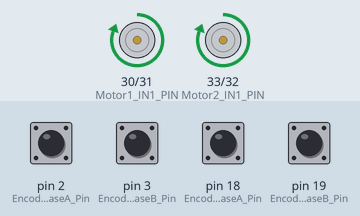
Simulated run of this sketch. Board: Arduino Leonardo, built for the host (arithmetic inside an expression is 32-bit, double 64-bit). Parts: motor-driver pin pairs drawn as motors (green arrow = first pin HIGH = forward, orange = second pin HIGH = backward, longer = more drive, scaled by the enable pin). Inputs (shaded band) come from the test bench; at power-on: pin 2 (Encoder1_PhaseA_Pin), pin 3 (Encoder1_PhaseB_Pin), pin 18 (Encoder2_PhaseA_Pin), pin 19 (Encoder2_PhaseB_Pin) HIGH. What the sketch prints to the serial monitor is not drawn.

Above: at 0.2 s.
Timing chart, 0 to 1.7 s (numbered marks = the images above):
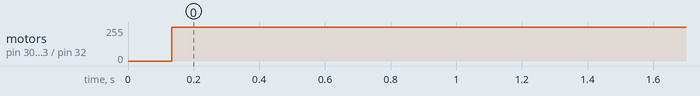

Measured:
- by itself, motor on pin 30 (Motor1_IN1_PIN) / pin 31 (Motor1_IN2_PIN), motor on pin 33 (Motor2_IN1_PIN) / pin 32 (Motor2_IN2_PIN): stopped → forward 255/255 at 0.13 s

The sketch:

Task1_ConnectionCheck.ino
```cpp
#include "InterruptAndTimerSetup.h"
float MotorSpeedCalculationLowPassFactor = 0.5;
//////////////////////////////////////Parameters for DC Motor 1/////////////////////////////////////
#define Motor1_ENA_PIN 45
#define Motor1_IN1_PIN 30
#define Motor1_IN2_PIN 31
DC_Motor Motor1;
float M1_Kp = 0.2; float M1_Ki = 0; float M1_Kd = 0.00; float M1_Kff = 0.00;
// P gain, I gain, D gain, Feedfoward controller (p) gain
#define Encoder1_PhaseA_Pin 2 // must be 2, 3, 18, or 19
#define Encoder1_PhaseB_Pin 3 // must be 2, 3, 18, or 19
float Motor1_Cmd, Motor1Pos, LastMotor1Pos, Motor1Vel, DesiredMotor1Vel;        /////////////////////
//////////////////////////////////////Parameters for DC Motor 2 /////////////////////////////////////
#define Motor2_ENA_PIN 44
#define Motor2_IN1_PIN 33
#define Motor2_IN2_PIN 32
DC_Motor Motor2;
float M2_Kp = 0.2; float M2_Ki = 0; float M2_Kd = 0.00; float M2_Kff = 0.00;
// P gain, I gain, D gain, Feedfoward controller (p) gain
#define Encoder2_PhaseA_Pin 18 // must be 2, 3, 18, or 19
#define Encoder2_PhaseB_Pin 19 // must be 2, 3, 18, or 19
float Motor2_Cmd, Motor2Pos, LastMotor2Pos, Motor2Vel, DesiredMotor2Vel;/////////////////////////////
//////
float ISR1_dt = 0.01;  float ISR2_dt = 0.05; float ISR3_dt = 0.1;// sec
float RoverGlobalDirection = 0;
float RoverGlobalCoordsX = 0; float RoverGlobalCoordsY = 0;
float DesiredForwardSpeed = 0; // inch/sec
float DesiredRotationSpeed = 0; // rad/sec
float CircularMotionTimeToFinish, CalculatedCircularOmega;
float WheelDiameter = 3; // inch
float WheelDistance = 13; // inch
float DrawingCircleRadius = 15; // inch
float DrawingCircleSpeed = 4; // inch/sec
float InitialWait = 3;// sec  : How long to wait before the rover starts moving


void setup() {
  Serial.begin(115200);
  DC_Motor_Init(&Motor1, Motor1_IN1_PIN, Motor1_IN2_PIN, Motor1_ENA_PIN);
  Motor1_Cmd = 0;
  Encoder1ExtISRSetup(Encoder1_PhaseA_Pin, Encoder1_PhaseB_Pin, &Motor1.CurrentEncoderCount);// PA, PB, couter to be updated
  DC_Motor_Init(&Motor2, Motor2_IN1_PIN, Motor2_IN2_PIN, Motor2_ENA_PIN);
  Motor2_Cmd = 0;
  Encoder2ExtISRSetup(Encoder2_PhaseA_Pin, Encoder2_PhaseB_Pin, &Motor2.CurrentEncoderCount);// PA, PB, couter to be updated
  delay(100);
  HighPriorityInterruptInit(ISR1, 1/ISR1_dt); // Callback function, Triggering frequency between 31Hz - 2MHz
  MediumPriorityInterruptInit(ISR2, 1/ISR2_dt); // Callback function, Triggering frequency between 4Hz - 250kHz
  LowerPriorityInterruptInit(ISR3, 1/ISR3_dt); // Callback function, Triggering frequency between 0.24 Hz - 15625 Hz
  CalculatedCircularOmega = CircularMotionSteeringSpeed(DrawingCircleRadius, DrawingCircleSpeed);
}

void loop() {
  Serial.print(Motor1Vel);
  Serial.print("\t");
  Serial.print(Motor2Vel);
  Serial.print("\n");
  delay(10);

  }

void ISR1(void){ // Higher Priority ISR

    DesiredMotor1Vel = 3;
    DesiredMotor2Vel = 3;
    Motor1SpeedControl(DesiredMotor1Vel); // Send speed to PID controller
    Motor2SpeedControl(DesiredMotor2Vel); // Send speed to PID controller
  }

void ISR2(void){  // Medium Priority ISR

  }
void ISR3(void){  // Lower Priority ISR

  }

void RoverToMotorCmd(float *ReturnedMotorSpeed, float TranslationalSpeed, float SteeringSpeed, float WheelDistance, float WheelDiameter)
{
  float MotorR_Speed, MotorL_Speed;
  // Use TranslationalSpeed, SteeringSpeed, WheelDistance, WheelDiameter to calculate each motor's required speed
  //================= Start your code here============================//
  // Hints:
  // Step 1: TranslationalSpeed = average speed of right wheel and left wheel tangent line speed

  // Step 2: Transform right wheel and left wheel tangent line speed to angular speed using WheelDiameter

  // Step 3: SteeringSpeed = difference of right wheel and left wheel tangent line speed divided by WheelDistance

  // Step 4: Transform right wheel and left wheel tangent line speed to angular speed using WheelDiameter

  // Step 5: Add the right wheel and left wheel abgular speed respectively from Step 2 and 4

  //================= End your code here============================//
   ReturnedMotorSpeed[0] = MotorR_Speed; // send back calculated right motor speed
   ReturnedMotorSpeed[1] = MotorL_Speed; // send back calculated left motor speed
}

void CalculateRoverDynamics(float Motor1Pos, float Motor2Pos, float WheelDistance, float WheelDiameter)
{
  // Note that global variables are used here only for demostration
  // Later this will be changed to use local variable and pointer for better structure
  //Use these variables:
  Motor1Pos;LastMotor1Pos;Motor2Pos;LastMotor2Pos;WheelDistance;WheelDiameter;
  RoverGlobalCoordsX;RoverGlobalCoordsY;RoverGlobalDirection;
  // Hints:
  // Step 1: Use Motor1Pos and LastMotor1Pos, Motor2Pos and LastMotor2Pos to find d_theta1, d_theta2

  // Step 2: Find d_l1 and d_l2 from d_theta1, d_theta2 with WheelDiameter

  // Step 3: Find d_l from the average of d_l1 and d_l2

  // Step 4: Find d_alpha from d_l1 and d_l2 and WheelDistance

  // Step 5: Add d_alpha to the current RoverGlobalDirection to update the new direction

  // Step 6: Calculate d_x, d_y from d_l, cos(RoverGlobalDirection), sin(RoverGlobalDirection)

  // Step 7: update coords x and y by adding d_x, d_y to the current RoverGlobalCoordsX and Y

  // Step 8: Remember to update LastMotor1Pos and LastMotor2Pos with Motor1Pos and Motor2Pos

}

void Motor1SpeedControl(float DesiredSpeed)
{
  Motor1Vel = DC_Motor_GetVel(&Motor1, ISR1_dt, MotorSpeedCalculationLowPassFactor);
  Motor1_Cmd = 0;
  Motor1_Cmd += FF_Controller(DesiredSpeed, M1_Kff); // Replace this with Motor1_Cmd += PID_Controller(DesiredMotor1Vel, CurrentMotor1Vel);
  Motor1_Cmd += DC_PID_Controller(&Motor1, DesiredSpeed, Motor1Vel, ISR1_dt, M1_Kp, M1_Ki, M1_Kd);
  DC_Motor_Go(&Motor1, Motor1_Cmd);
}
void Motor2SpeedControl(float DesiredSpeed)
{
  Motor2Vel = DC_Motor_GetVel(&Motor2, ISR1_dt, MotorSpeedCalculationLowPassFactor);
  Motor2_Cmd = 0;
  Motor2_Cmd += FF_Controller(DesiredSpeed, M2_Kff); // Replace this with Motor1_Cmd += PID_Controller(DesiredMotor1Vel, CurrentMotor1Vel);
  Motor2_Cmd += DC_PID_Controller(&Motor2, DesiredSpeed, Motor2Vel, ISR1_dt, M2_Kp, M2_Ki, M2_Kd);
  DC_Motor_Go(&Motor2, Motor2_Cmd);
}


float CircularMotionSteeringSpeed(float CircleRadius, float DrawingSpeed)
{
  float PathLength = 2*CircleRadius*PI;
  CircularMotionTimeToFinish = PathLength/DrawingSpeed; // sec
  float SteeringSpeed = 2*PI/CircularMotionTimeToFinish;
  return SteeringSpeed;
}
```

InterruptAndTimerSetup.h
```cpp
#ifndef INTERRUPT_AND_TIMER_SETUP_H
#define INTERRUPT_AND_TIMER_SETUP_H
#define EncoderCounterPerRotation 1440
// This library is wriiten by Shuo-Wu (Will) Shih for the UCLA MAE 162D/E Capstone Class

#include <Arduino.h>

////////////////////////////////////////////////////////////////
#define Priority0 0
#define Priority1 1
#define Priority2 2
#define Priority3 3
#define Priority4 4
#define Priority5 5
#define Priority6 6
#define Priority7 7


//extern unsigned char InterruptRunningFlag; // All eight flags are clear, higher bit has higher priority
// When running flag is set, means that interrupt is currently running
//extern int TimerTimeout; // if not zero, means that certain timer is up before being able to finish the code.

void TimerAndInterruptSetup();
void InterruptFunction1();
void InterruptFunction2();
void InterruptFunction3();
//extern unsigned long Interrupt1Period, Interrupt1SpentTime, TimerTemp1A, TimerTemp1B;
//extern unsigned long Interrupt2Period, Interrupt2SpentTime, TimerTemp2A, TimerTemp2B;
//extern unsigned long Interrupt3Period, Interrupt3SpentTime, TimerTemp3A, TimerTemp3B;


typedef void (*Timer_Callback_t)(void);
void HighPriorityInterruptInit(Timer_Callback_t cb, unsigned long Freq); // 31Hz - 2MHz
void MediumPriorityInterruptInit(Timer_Callback_t cb, unsigned long Freq); // 4Hz - 250kHz
void LowerPriorityInterruptInit(Timer_Callback_t cb, float Freq); // 0.24 Hz - 15625 Hz
///


void Encoder1ExtISRSetup(int PA, int PB, int32_t *Counter, int Mode=0); // PA, PB need to be 2, 3, 18, or 19
void Encoder1_Reading(void);
void Encoder2ExtISRSetup(int PA, int PB, int32_t *Counter, int Mode=0); // PA, PB need to be 2, 3, 18, or 19
void Encoder2_Reading(void);
float EncoderCountToRad(long count);


///////////////////////////////////////////////////////////////////////////////
///////////////////////////////////////////////////////////////////////////////
///////////////////////////////////////////////////////////////////////////////
////////////////////Motor Part///////////////////////////////////


typedef struct
{
    uint8_t IN1_Pin;
    uint8_t IN2_Pin;
    uint8_t ENA_Pin;
    float PID_PreviousError;
    float PID_integral;
    float PID_integral_Max = 0.5;
    int32_t CurrentEncoderCount;
    float MotorSpeed;
    float MotorPos;
    float LastMotorPos;

}DC_Motor;

void DC_Motor_Init(DC_Motor *motor, uint8_t Pin_IN1, uint8_t Pin_IN2, uint8_t Pin_ENA);
float DC_PID_Controller(DC_Motor *motor, float DesiredVel,float CurrentVel, float dt, float Kp, float Ki, float Kd);
void DC_Motor_Go(DC_Motor *motor,float Input); // -1 to 1
float FF_Controller(float DesiredVel, float Kff);
float DC_Motor_GetPos(DC_Motor *motor);  // Return Motor Position in rad
float DC_Motor_GetVel(DC_Motor *motor,float dt, float LOWPASS_Const = 1000);

void DC_Motor_ResetPos(DC_Motor *motor, float MotorPos = 0);// Reset the motor position to somewhere (rad)


#endif // INTERRUPT_AND_TIMER_SETUP_H
```

Source omitted: InterruptAndTimerSetup.cpp (12121 bytes)
